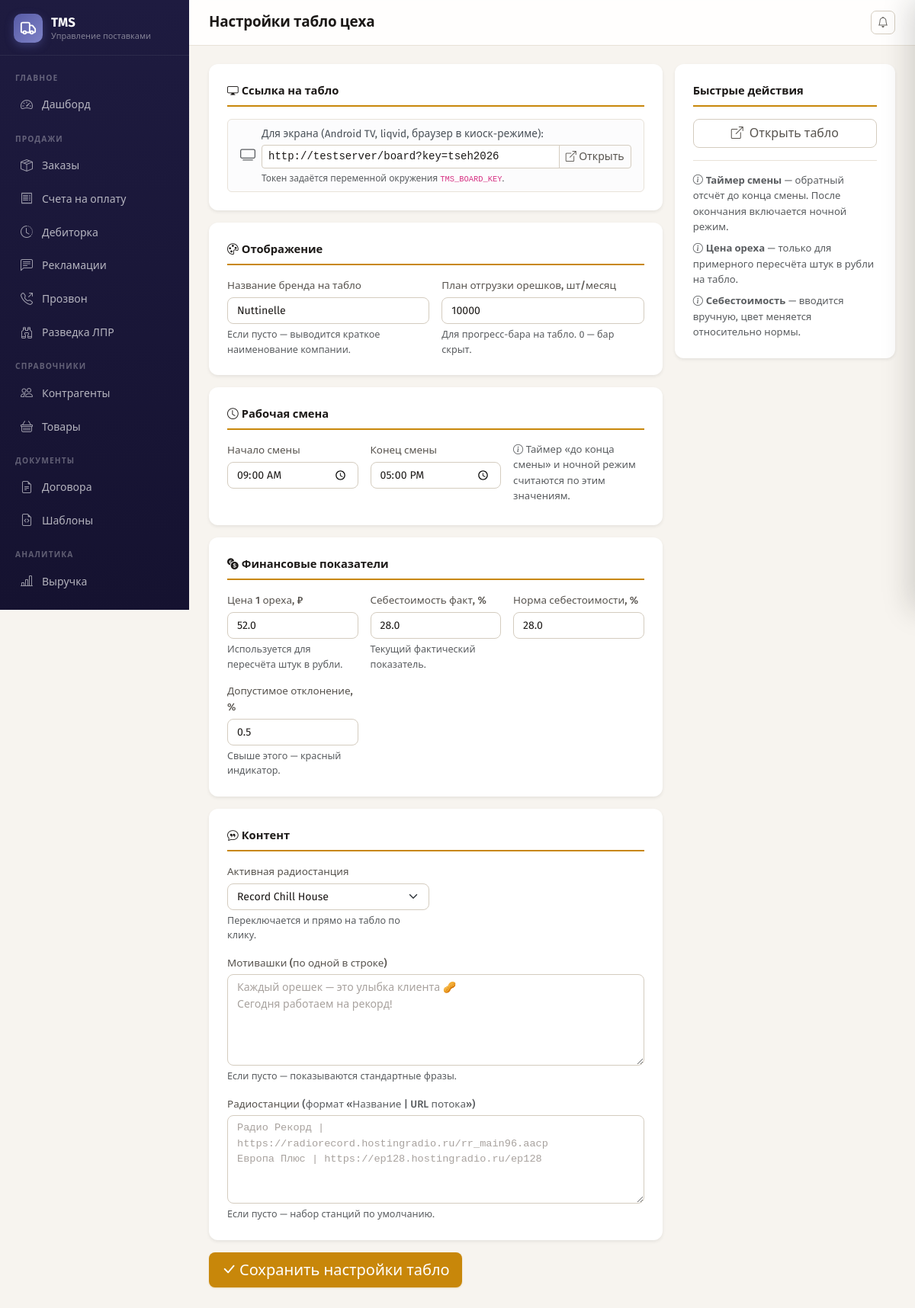
/settings/board/ (signed in), run on the app's committed database.
### app/models.py (models this page shows)
class CompanySettings(Base):
    __tablename__ = "company_settings"
    id = Column(Integer, primary_key=True)
    name = Column(String(200))
    short_name = Column(String(100))
    inn = Column(String(12))
    kpp = Column(String(9))
    ogrn = Column(String(15))
    okpo = Column(String(15))
    legal_address = Column(String(500))
    actual_address = Column(String(500))
    phone = Column(String(50))
    email = Column(String(100))
    director = Column(String(100))
    director_basis = Column(String(200), default="Устава")
    accountant = Column(String(100))
    bank_name = Column(String(200))
    bank_account = Column(String(20))
    bank_bik = Column(String(9))
    bank_corr_account = Column(String(20))
    logo_path = Column(String(500))
    monthly_plan = Column(Float, default=225000.0)
    brand_name = Column(String(200))                        # название бренда для табло цеха
    board_nuts_plan = Column(Float, default=0.0)        # план отгрузки орешков на месяц, шт
    board_quotes = Column(Text)                         # мотивашки, по одной в строке
    board_stations = Column(Text)                       # радиостанции, "Название | URL" в строке
    board_active_station = Column(Integer, default=0)   # индекс активной станции
    board_shift_start    = Column(String(5), default="09:00")  # начало смены HH:MM
    board_shift_end      = Column(String(5), default="17:00")  # конец смены HH:MM
    board_nut_price      = Column(Float, default=52.0)  # цена 1 ореха (₽) для перевода в деньги
    board_cost_pct       = Column(Float, default=0.0)   # фактическая себестоимость %
    board_cost_norm_pct  = Column(Float, default=48.0)  # норма себестоимости %
    board_cost_deviation = Column(Float, default=5.0)   # допустимое отклонение от нормы %
    metafora_email    = Column(String(200))
    metafora_password = Column(EncryptedText)   # зашифровано (PIN-вход, совместимость)
    metafora_token    = Column(EncryptedText)   # Firebase ID-token (зашифровано)
    metafora_refresh  = Column(EncryptedText)   # Firebase refresh-token (зашифровано)
    metafora_app_id   = Column(String(50))      # Glide appID (автоопределяется)
    metafora_url      = Column(String(500))     # URL выгрузки
    dadata_token  = Column(EncryptedText)       # API-ключ DaData (зашифровано)
    dadata_secret = Column(EncryptedText)       # секретный ключ cleaning API (зашифровано)
    tg_bot_token  = Column(EncryptedText)       # токен бота от @BotFather (зашифровано)
    kpi_product_filter = Column(String(100), default="орешк")  # ilike-подстрока для фильтра KPI

### app/routers/settings.py (the view)
@router.get("/board/", response_class=HTMLResponse)
@login_required
async def board_settings_page(request: Request, db: Session = Depends(get_db)):
    from app.routers.board import BOARD_KEY, parse_stations
    company = db.query(CompanySettings).first()
    stations = parse_stations(company.board_stations if company else None)
    return templates.TemplateResponse(request, "settings/board.html", {
        "company": company,
        "saved": request.query_params.get("saved"),
        "board_key": BOARD_KEY,
        "board_stations": stations,
    })

### app/templates/settings/board.html (shortened to what this page needs)
{% extends "base.html" %}
{% block page_title %}Настройки табло цеха{% endblock %}
{% block content %}
{% macro cv(field, default='') %}{{ (field or default) if company else default }}{% endmacro %}
<div class="row g-3">
  <div class="col-lg-8">
    <form method="post" action="/settings/board/">
      <div class="card border-0 shadow-sm p-4 mb-3">
        <div class="form-section-title"><i class="bi bi-display me-1"></i>Ссылка на табло</div>
        <div class="alert alert-light border d-flex align-items-center gap-2 py-2 mb-0" style="font-size:.85rem">
          <i class="bi bi-tv fs-5 text-muted"></i>
          <div class="flex-grow-1">
            Для экрана (Android TV, liqvid, браузер в киоск-режиме):
            <div class="input-group input-group-sm mt-1">
              <input type="text" id="board-url" class="form-control font-monospace" readonly value="/board?key={{ board_key }}">
              <a class="btn btn-outline-secondary" id="board-open" href="/board?key={{ board_key }}" target="_blank">
                <i class="bi bi-box-arrow-up-right"></i> Открыть
              </a>
            </div>
            <div class="form-text mt-1">Токен задаётся переменной окружения <code>TMS_BOARD_KEY</code>.</div>
          </div>
        </div>
      </div>
      <div class="card border-0 shadow-sm p-4 mb-3">
        <div class="form-section-title"><i class="bi bi-palette me-1"></i>Отображение</div>
        <div class="row g-3">
          <div class="col-md-6">
            <label class="form-label">Название бренда на табло</label>
            <input type="text" name="brand_name" class="form-control"
                   placeholder="Например: ОрехОфф"
                   value="{{ cv(company.brand_name) if company else '' }}">
            <div class="form-text">Если пусто — выводится краткое наименование компании.</div>
          </div>
          <div class="col-md-6">
            <label class="form-label">План отгрузки орешков, шт/месяц</label>
            <input type="number" name="board_nuts_plan" class="form-control" step="100" min="0"
                   value="{{ company.board_nuts_plan | int if company and company.board_nuts_plan else 0 }}">
            <div class="form-text">Для прогресс-бара на табло. 0 — бар скрыт.</div>
          </div>
        </div>
      </div>
      <div class="card border-0 shadow-sm p-4 mb-3">
        <div class="form-section-title"><i class="bi bi-clock me-1"></i>Рабочая смена</div>
        <div class="row g-3">
          <div class="col-md-4">
            <label class="form-label">Начало смены</label>
            <input type="time" name="board_shift_start" class="form-control"
                   value="{{ company.board_shift_start if company and company.board_shift_start else '09:00' }}">
          </div>
          <div class="col-md-4">
            <label class="form-label">Конец смены</label>
            <input type="time" name="board_shift_end" class="form-control"
                   value="{{ company.board_shift_end if company and company.board_shift_end else '17:00' }}">
          </div>
          <div class="col-md-4 d-flex align-items-end pb-1">
            <span class="text-muted" style="font-size:.82rem">
              <i class="bi bi-info-circle"></i> Таймер «до конца смены» и ночной режим считаются по этим значениям.
            </span>
          </div>
        </div>
      </div>
      <div class="card border-0 shadow-sm p-4 mb-3">
        <div class="form-section-title"><i class="bi bi-currency-exchange me-1"></i>Финансовые показатели</div>
        <div class="row g-3">
          <div class="col-md-4">
            <label class="form-label">Цена 1 ореха, ₽</label>
            <input type="number" name="board_nut_price" class="form-control" step="0.5" min="0"
                   value="{{ company.board_nut_price if company and company.board_nut_price else 52.0 }}">
            <div class="form-text">Используется для пересчёта штук в рубли.</div>
          </div>
          <div class="col-md-4">
            <label class="form-label">Себестоимость факт, %</label>
            <input type="number" name="board_cost_pct" class="form-control" step="0.1" min="0" max="200"
                   value="{{ company.board_cost_pct if company and company.board_cost_pct else 0.0 }}">
            <div class="form-text">Текущий фактический показатель.</div>
          </div>
          <div class="col-md-4">
            <label class="form-label">Норма себестоимости, %</label>
            <input type="number" name="board_cost_norm_pct" class="form-control" step="0.1" min="0" max="200"
                   value="{{ company.board_cost_norm_pct if company and company.board_cost_norm_pct else 48.0 }}">
          </div>
          <div class="col-md-4">
            <label class="form-label">Допустимое отклонение, %</label>
            <input type="number" name="board_cost_deviation" class="form-control" step="0.1" min="0" max="50"
                   value="{{ company.board_cost_deviation if company and company.board_cost_deviation else 5.0 }}">
            <div class="form-text">Свыше этого — красный индикатор.</div>
          </div>
        </div>
      </div>
      <div class="card border-0 shadow-sm p-4 mb-3">
        <div class="form-section-title"><i class="bi bi-chat-quote me-1"></i>Контент</div>
        <div class="row g-3">
          <div class="col-md-6">
            <label class="form-label">Активная радиостанция</label>
            <select name="board_active_station" class="form-select">
              {% for s in board_stations %}
              <option value="{{ loop.index0 }}"
                {% if company and company.board_active_station == loop.index0 %}selected{% endif %}>
                {{ s.name }}
              </option>
              {% endfor %}
            </select>
            <div class="form-text">Переключается и прямо на табло по клику.</div>
          </div>
          <div class="col-12">
            <label class="form-label">Мотивашки (по одной в строке)</label>
            <textarea name="board_quotes" class="form-control" rows="5"
                      placeholder="Каждый орешек — это улыбка клиента 🥜&#10;Сегодня работаем на рекорд!">{{ company.board_quotes if company and company.board_quotes else '' }}</textarea>
            <div class="form-text">Если пусто — показываются стандартные фразы.</div>
          </div>
          <div class="col-12">
            <label class="form-label">Радиостанции <span class="text-muted">(формат «Название | URL потока»)</span></label>
            <textarea name="board_stations" class="form-control font-monospace" rows="5" style="font-size:.85rem"
                      placeholder="Радио Рекорд | https://radiorecord.hostingradio.ru/rr_main96.aacp&#10;Европа Плюс | https://ep128.hostingradio.ru/ep128">{{ company.board_stations if company and company.board_stations else '' }}</textarea>
            <div class="form-text">Если пусто — набор станций по умолчанию.</div>
          </div>
        </div>
      </div>
      <button type="submit" class="btn btn-accent btn-lg">
        <i class="bi bi-check-lg me-1"></i>Сохранить настройки табло
      </button>
    </form>
  </div>
  <div class="col-lg-4">
    <div class="card border-0 shadow-sm p-4 mb-3">
      <div class="form-section-title">Быстрые действия</div>
      <div class="d-grid gap-2">
        <a id="board-preview-btn" href="/board?key={{ board_key }}" target="_blank"
           class="btn btn-outline-secondary">
          <i class="bi bi-box-arrow-up-right me-1"></i> Открыть табло
        </a>
      </div>
      <hr class="my-3">
      <div class="text-muted" style="font-size:.82rem">
        <p class="mb-2"><i class="bi bi-info-circle me-1"></i><b>Таймер смены</b> — обратный отсчёт до конца смены. После окончания включается ночной режим.</p>
        <p class="mb-2"><i class="bi bi-info-circle me-1"></i><b>Цена ореха</b> — только для примерного пересчёта штук в рубли на табло.</p>
        <p class="mb-0"><i class="bi bi-info-circle me-1"></i><b>Себестоимость</b> — вводится вручную, цвет меняется относительно нормы.</p>
      </div>
    </div>
  </div>
</div>
{% endblock %}

### app/static/css/app.css (style rules this page uses)
:root { --brand: #575BA6; --brand-600: #4A4E94; --brand-700: #3D4180; --brand-50: #EEEEFF; --brand-100: #DDDDF5; --brand-rgb: 87, 91, 166; --cta: #C8870A; --cta-600: #A86E08; --cta-50: #FEF3DC; --sidebar-bg: #1E1B40; --sidebar-bg-2: #151230; --sidebar-width: 248px; --bg: #F7F4EF; --surface: #FFFFFF; --border: #E8E2D8; --border-strong: #D4CCBF; --text: #1C1917; --text-muted: #78716C; --text-soft: #57534E; --r-sm: 8px; --r: 12px; --r-lg: 16px; --shadow-sm: 0 1px 2px rgba(28,25,23,.06), 0 1px 3px rgba(28,25,23,.04); --shadow: 0 4px 12px rgba(28,25,23,.09); --shadow-lg: 0 12px 32px rgba(28,25,23,.14); --bs-primary: #575BA6; --bs-primary-rgb: 87, 91, 166; --bs-link-color: #575BA6; --bs-link-color-rgb: 87, 91, 166; --bs-link-hover-color: #4A4E94; --bs-border-color: #E8E2D8; --bs-body-color: #57534E; --bs-body-font-family: 'Fira Sans', system-ui, 'Segoe UI', sans-serif; }
* { -webkit-font-smoothing: antialiased; -moz-osx-font-smoothing: grayscale; }
body { font-family: 'Fira Sans', system-ui, 'Segoe UI', sans-serif; background: var(--bg); color: var(--text-soft); font-size: .9rem; line-height: 1.55; }
a { text-decoration: none; }
.card { border: 1px solid var(--border); border-radius: var(--r); box-shadow: var(--shadow-sm); background: var(--surface); }
.btn { font-weight: 500; border-radius: var(--r-sm); transition: background .18s ease, box-shadow .18s ease, color .18s ease; cursor: pointer; }
.btn-accent, .btn-accent:focus { background: var(--cta); color: #fff; border: none; box-shadow: 0 1px 2px rgba(200,135,10,.25); }
.btn-outline-secondary { color: var(--text-soft); border-color: var(--border-strong); }
.form-label { font-weight: 500; font-size: .84rem; color: var(--text-soft); margin-bottom: 4px; }
.form-control, .form-select { border-color: var(--border-strong); border-radius: var(--r-sm); font-size: .88rem; color: var(--text); background-color: var(--surface); }
.form-control::placeholder { color: #A8A29E; }
.form-section-title { font-weight: 600; font-size: .92rem; color: var(--text); border-bottom: 2px solid var(--cta); padding-bottom: 7px; margin-bottom: 16px; display: inline-block; }
hr { border-color: var(--border); opacity: 1; }

### data on the page
CompanySettings: brand_name "Nuttinelle", board_nuts_plan "10000", board_shift_start "09:00", board_shift_end "17:00", board_nut_price "52.0", board_cost_pct "28.0", board_cost_norm_pct "28.0", board_cost_deviation "0.5", board_active_station "Record Chill House"
